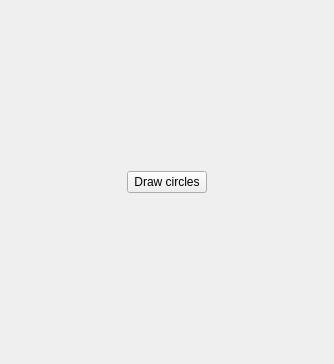
<?xml version="1.0" encoding="UTF-8"?>
<ui version="4.0">
 <class>CirclesForm</class>
 <widget class="QWidget" name="CirclesForm">
  <property name="geometry">
   <rect>
    <x>0</x>
    <y>0</y>
    <width>334</width>
    <height>364</height>
   </rect>
  </property>
  <property name="windowTitle">
   <string>CirclesForm</string>
  </property>
  <layout class="QGridLayout" name="gridLayout">
   <item row="0" column="0">
    <layout class="QHBoxLayout" name="horizontalLayout">
     <item>
      <spacer name="horizontalSpacer">
       <property name="orientation">
        <enum>Qt::Horizontal</enum>
       </property>
       <property name="sizeHint" stdset="0">
        <size>
         <width>40</width>
         <height>20</height>
        </size>
       </property>
      </spacer>
     </item>
     <item>
      <widget class="QPushButton" name="pb_draw_circles">
       <property name="text">
        <string>Draw circles</string>
       </property>
      </widget>
     </item>
     <item>
      <spacer name="horizontalSpacer_2">
       <property name="orientation">
        <enum>Qt::Horizontal</enum>
       </property>
       <property name="sizeHint" stdset="0">
        <size>
         <width>40</width>
         <height>20</height>
        </size>
       </property>
      </spacer>
     </item>
    </layout>
   </item>
  </layout>
 </widget>
 <resources/>
 <connections/>
</ui>
